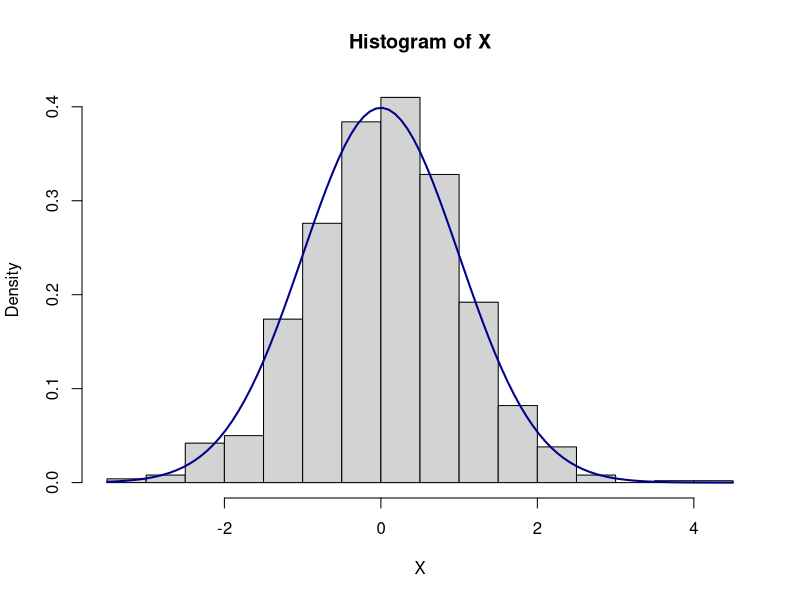
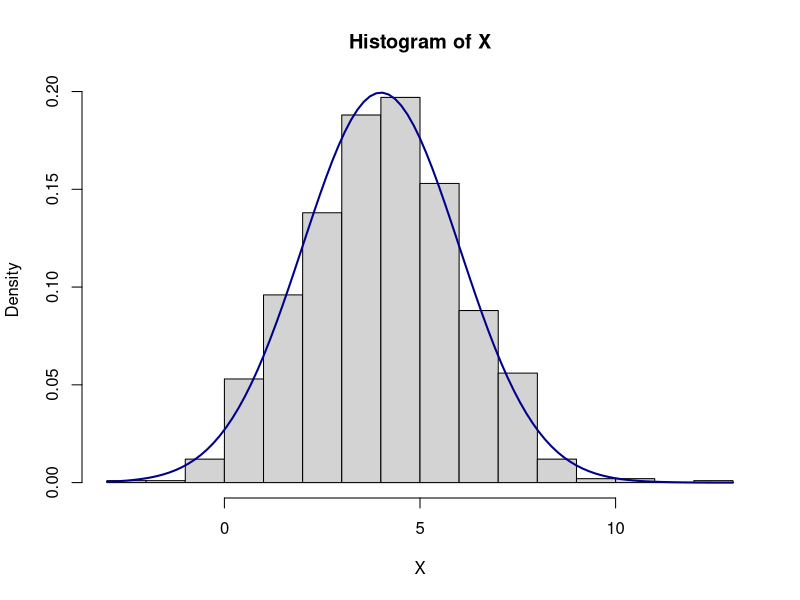

Recreate these plots in R, in order.
## ---- chunk 1
knitr::opts_chunk$set(echo = TRUE)
## ---- chunk 2
Ple4 <- ppois(4, lambda = 4)
print(round(Ple4,2))
## ---- chunk 3
Pg4 <- ppois(4, lambda = 4, lower.tail=F)
print(round(Pg4,2))
## ---- chunk 4
Pl10 <- ppois(9, lambda = 4)
Pl2   <- ppois(2, lambda = 4)
print(round(Pl10-Pl2,2))
## ---- chunk 5
Pl10 <- pnorm(10,  mean = 2, sd = sqrt(3))
Pl2   <- pnorm(2, mean = 2, sd = sqrt(3))
print(round(Pl10-Pl2,2))
## ---- chunk 6
Ple4 <- dpois(4, lambda = 4)
print(round(Ple4,2))
## ---- chunk 7
Ple4 <- ppois(4, lambda = 4, lower.tail=T)
Ple4.v2 <- sum(dpois(0:4, lambda=4))
print(round(Ple4-Ple4.v2,2))
## ---- chunk 8
Pg2l10 <- integrate(function(x){dnorm(x,2,sqrt(3))},2,10)
print(round(Pg2l10$value,2))
## ---- chunk 9
Ql02 <- qpois(0.2, lambda = 4)
print(round(Ql02,2))
## ---- chunk 10
Qg07 <- qnorm(0.7, mean = 4, sd = sqrt(3), lower.tail = FALSE)
print(round(Qg07,2))
## ---- chunk 11
Qg07.v2<- qnorm(1-0.7, mean = 4, sd = sqrt(3), lower.tail = TRUE) 
print(round(Qg07-Qg07.v2,2)) 
## ---- chunk 12
X <- rpois(n=10, lambda = 4)
print(X)
## ---- chunk 13
U <- runif(10) # samples from U ~ U[0,1]
X <- qpois(U, lambda=4)
print(X)
## ---- chunk 14
X <- rnorm(n=1000) # samples from U ~ U[0,1]
hist(X, prob=TRUE)
curve(dnorm, col="darkblue", lwd=2, add=TRUE, yaxt="n")
## ---- chunk 15
X <- qnorm(runif(n=1000), mean=4,sd=2) # samples from U ~ U[0,1]
hist(X, prob=TRUE)
curve(dnorm(x, mean=4, sd=2), col="darkblue", lwd=2, add=TRUE, yaxt="n")
